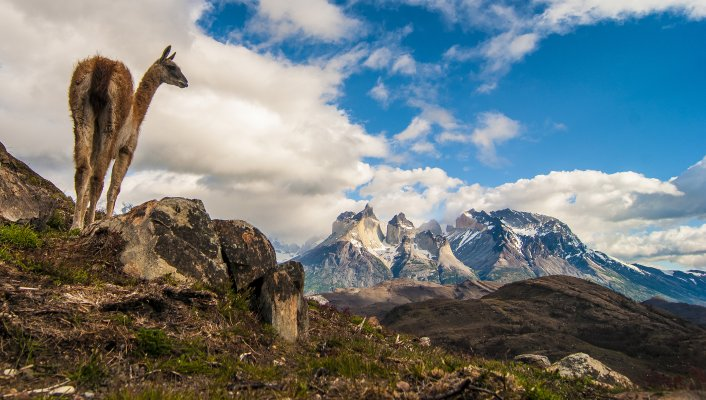
#> input picture opencv-python/python/data/torres-del-paine.jpg, 706 x 400 px
$ python numpy-hist.py   (older library calls are emulated)
#> lines starting #> are read from the running program, lines starting #| are printed output that depends on the picture
# filename: numpy-hist.py

import sys
import matplotlib.pyplot as plt
import numpy as np
import cv2

imagefile = 'data/torres-del-paine.jpg'

frame = cv2.imread(imagefile)
#> frame is the input picture: shape (400, 706, 3); mean B, G, R 125.5, 123.4, 112.9

bluehist = np.zeros((256), dtype=np.float)
redhist = np.zeros((256), dtype=np.float)
greenhist = np.zeros((256), dtype=np.float)

# make histograms, one for each color
for r in range(frame.shape[0]):
    for c in range(frame.shape[1]):
        blue_intensity = frame[r,c][0]
        bluehist[blue_intensity] += 1
        redhist[frame[r,c,2]] += 1
        greenhist[frame[r,c][1]] += 1
#> after the loop, bluehist = 256 values, max 4029 at index 0, min 4 at index 253, mean 1103.1; greenhist = 256 values, max 1984 at index 195, min 0 at index 255, mean 1103.1; redhist = 256 values, max 4291 at index 1, min 11 at index 253, mean 1103.1
#

# convert to ratio = count / num_pixels
num_pixels = frame.shape[0] * frame.shape[1]
#> num_pixels = 282400
bluehist /= num_pixels
#> bluehist = 256 values, max 0.0143 at index 0, min 1.42e-05 at index 253, mean 0.00391
greenhist /= num_pixels
#> greenhist = 256 values, max 0.00703 at index 195, min 0 at index 255, mean 0.00391
redhist /= num_pixels
#> redhist = 256 values, max 0.0152 at index 1, min 3.9e-05 at index 253, mean 0.00391

plt.imshow (frame[:,:,::-1]) ## cv2's BGR -> RGB
plt.title ('Input Image')
plt.pause (1)
plt.close()

x = range(0,256,1)
plt.plot (x, bluehist, 'b', x, redhist, 'r', x, greenhist, 'g')
plt.grid(True)
plt.title ('Histograms for R,G,B, respectively')
plt.pause (1)
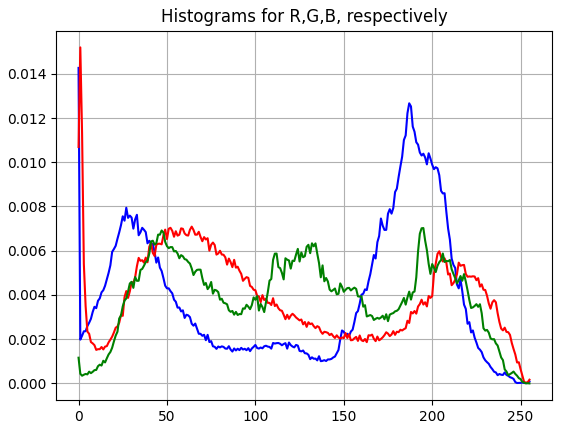
#> figure drawn by matplotlib, 1 panel; curve peaks at x = 0, y = 0.0143; curve peaks at x = 1, y = 0.0152; curve peaks at x = 195, y = 0.00703
plt.close ()

#EOF

$ run again, with opencv-python/python/data/art.com.jpg copied over opencv-python/python/data/torres-del-paine.jpg
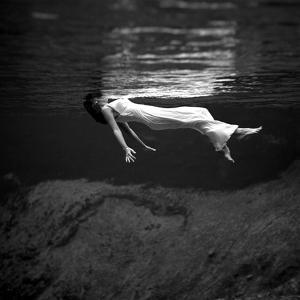
#> input picture opencv-python/python/data/art.com.jpg, 300 x 300 px
#> frame is the input picture: shape (300, 300, 3); min 0, max 255, mean 49.2
#> after the loop `for r in range(frame.shape[0]):`: bluehist = 256 values, max 2697 at index 31, min 15 at index 211, mean 351.6; greenhist has the same summary as bluehist; redhist has the same summary as bluehist
#> `bluehist /= num_pixels`: bluehist = 256 values, max 0.03 at index 31, min 0.000167 at index 211, mean 0.00391
#> `greenhist /= num_pixels`: greenhist has the same summary as bluehist
#> `redhist /= num_pixels`: redhist has the same summary as bluehist
#> `plt.pause (1)`:
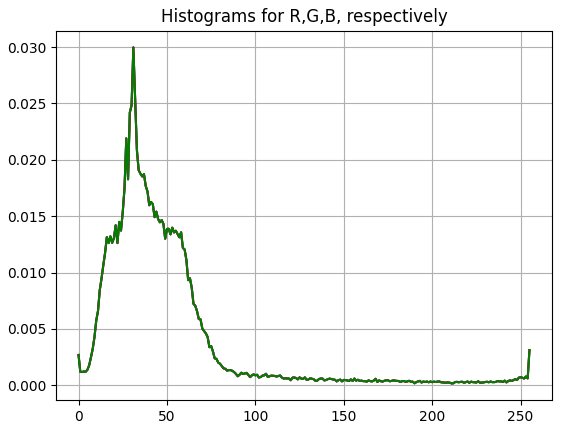
#> figure drawn by matplotlib, 1 panel; curve peaks at x = 31, y = 0.03; curve peaks at x = 31, y = 0.03; curve peaks at x = 31, y = 0.03

$ run again, with opencv-python/python/data/filter_input.jpg copied over opencv-python/python/data/torres-del-paine.jpg
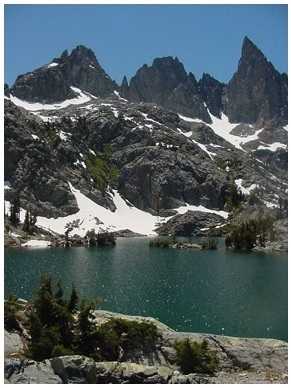
#> input picture opencv-python/python/data/filter_input.jpg, 291 x 388 px
#> frame is the input picture: shape (388, 291, 3); mean B, G, R 99.6, 95.8, 83.1
#> after the loop `for r in range(frame.shape[0]):`: bluehist = 256 values, max 3458 at index 255, min 14 at index 201, mean 441; greenhist = 256 values, max 3655 at index 255, min 2 at index 0, mean 441; redhist = 256 values, max 2261 at index 255, min 2 at index 0, mean 441
#> `bluehist /= num_pixels`: bluehist = 256 values, max 0.0306 at index 255, min 0.000124 at index 201, mean 0.00391
#> `greenhist /= num_pixels`: greenhist = 256 values, max 0.0324 at index 255, min 1.77e-05 at index 0, mean 0.00391
#> `redhist /= num_pixels`: redhist = 256 values, max 0.02 at index 255, min 1.77e-05 at index 0, mean 0.00391
#> `plt.pause (1)`:
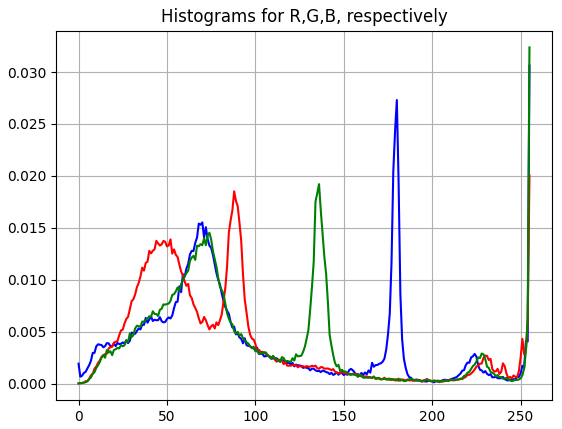
#> figure drawn by matplotlib, 1 panel; curve peaks at x = 255, y = 0.0306; curve peaks at x = 255, y = 0.02; curve peaks at x = 255, y = 0.0324
